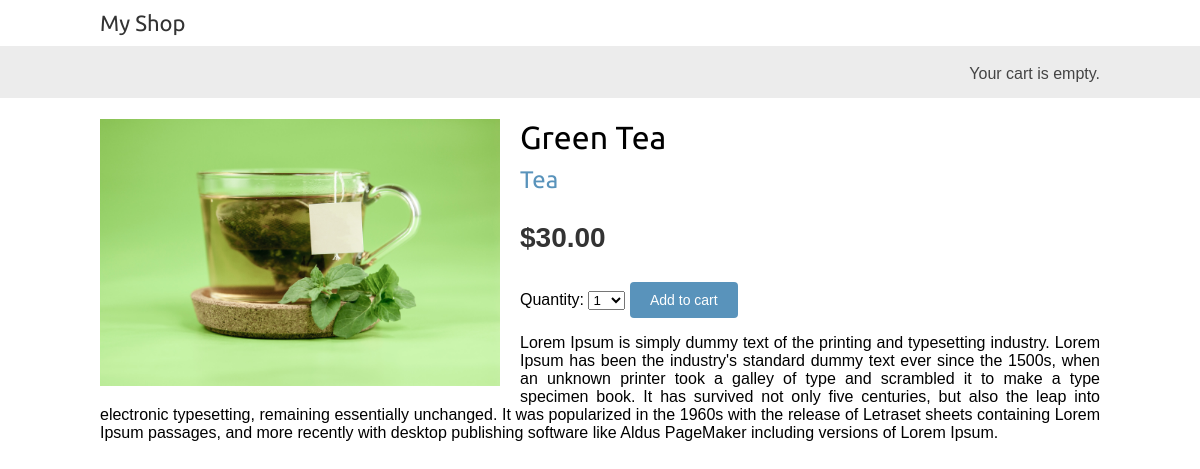
Page /1/green-tea/ on the committed database.
### shop/models.py (models this page shows, shortened)
class Product(models.Model):
    category = models.ForeignKey(Category,related_name='products',on_delete=models.CASCADE)
    name = models.CharField(max_length=200)
    slug = models.SlugField(max_length=200)
    image = models.ImageField(upload_to='product/%Y/%m/%d',blank=True)
    description = models.TextField(blank=True)
    price = models.DecimalField(max_digits=10,decimal_places=2)
    available = models.BooleanField(default=True)
    created = models.DateTimeField(auto_now_add=True)
    updated = models.DateTimeField(auto_now=True)
    class Meta:
        ordering = ['name']
        indexes = [
            models.Index(fields=['id','slug']),
            models.Index(fields=['name']),
            models.Index(fields=['-created']),
        ]

class Category(models.Model):
    name = models.CharField(max_length=200)
    slug = models.SlugField(max_length=200,unique=True)
    class Meta:
        ordering = ['name']
        indexes = [
            models.Index(fields=['name']),
        ]
        verbose_name = 'category'
        verbose_name_plural = 'categories'
    def __str__(self) -> str:
        return self.name
    def get_absolute_url(self):
        return reverse('shop:product_list_by_category',args=[self.slug])

### shop/views.py (the view)
# urls.py: path('<int:id>/<slug:slug>/',views.product_detail,name='product_detail')
def product_detail(request,id,slug):
    product = get_object_or_404(Product,id=id,slug=slug,available=True)
    cart_product_form = CartAddProductForm()
    return render(request,'shop/product/detail.html',{'product':product,'cart_product_form':cart_product_form})

### cart/forms.py
class CartAddProductForm(forms.Form):
    quantity = forms.TypedChoiceField(choices=PRODUCT_QUANTITY_CHOICES,coerce=int)
    override = forms.BooleanField(required=False,initial=False,widget=forms.HiddenInput)

### cart/cart.py (called while the page is built)
    def __len__(self):
        return sum(item['quantity'] for item in self.cart.values())

### cart/context_processor.py (called while the page is built)
def cart(request):
    return {'cart':Cart(request)}

### shop/templates/shop/product/detail.html (shortened to what this page needs)
{% extends 'shop/base.html' %}
{%load static%}
{% block content %}
    <div class="product-detail">
        <img src="{% if product.image %}{{ product.image.url }}{% else %}{% static 'img/no_image.png'%} {% endif %}" alt="">
        <h1>{{ product.name }}</h1>
        <h2>
            <a href="{{ product.category.get_absolute_url }}">
                {{product.category}}
            </a>
        </h2>
        <p class="price">${{ product.price }}</p>
        <form action="{% url 'cart:cart_add' product.id %}" method="post">
            {{cart_product_form}}
            <input type="submit" value="Add to cart">
        </form>
        {{ product.description|linebreaks}}
    </div>
{% endblock content %}

### shop/static/css/base.css (style rules this page uses)
body { margin:0; padding:0; font-family:helvetica, sans-serif; }
h1, h2, h3, h4, h5 , h6 { font-family: 'Ubuntu', sans-serif; font-weight:normal; }
a { text-decoration:none; color:#5993bb; }
a.button, input[type="submit"] { color:#fff; background:#5993bb; border-radius:4px; padding:10px 20px; font-size:14px; border:0; }
.product-detail { text-align:justify; }
.product-detail .price { color:#333; font-size:28px; font-weight:bold; }
.product-detail img { width:40%; float:left; padding:0 20px 20px 0; }
.product-detail h1 { margin-bottom:0; }
.product-detail h2 { margin-top:10px; }

### rows in the picture
Product: image (picture), name "Green Tea", category "Tea", price "30.00", description "Lorem Ipsum is simply dummy text of the printing and typesetting industry. Lorem Ipsum has been the industry's standard dummy text ever since the 1500s, when an unknown printer took a galley of type and scrambled it to make a type specimen book. It has survived not only five centuries, but also the leap into electronic typesetting, remaining essentially unchanged. It was popularized in the 1960s with the release of Letraset sheets containing Lorem Ipsum passages, and more recently with desktop publishing software like Aldus PageMaker including versions of Lorem Ipsum."
